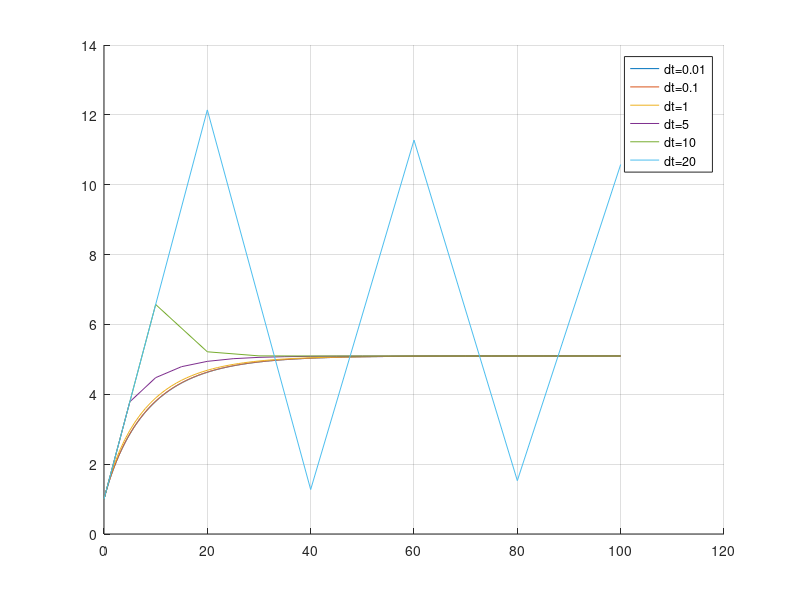

Here is the MATLAB script that generated this plot:
% Function to define the inflow rate function
Q_in = @(t) 1;
% Function to calculate the outflow rate based on the water level and outlet area
Q_out = @(outlet_area, water_level) sqrt(2*9.81 * max(water_level,0)) * outlet_area;
A_out = 0.1; % Outlet area (m2)
A_t = 1; % Tank cross-sectional area (m2)
h0 = 1; % Initial water level

% Simulation time parameters
T = 100; % Total simulation time (seconds)

% Create figure for plotting
figure()
grid on
hold on

% Loop over different time step sizes
for dt = [0.01, 0.1, 1, 5, 10, 20]
  N = round(T / dt); % Number of time steps
  % Create arrays to store data for plotting
  times = zeros(1, N + 1);
  h = zeros(1, N + 1);
  h(1) = h0;
  t = 0;
  % Simulate the water level over time
  for i = 1:N
      t = t + dt;
      h(i+1) = h(i) + (Q_in(t) - Q_out(A_out, h(i))) * dt;
      times(i+1) = t;
  end
  plot(times, h, '-')
end

legend('dt=0.01', 'dt=0.1', 'dt=1', 'dt=5', 'dt=10', 'dt=20')

